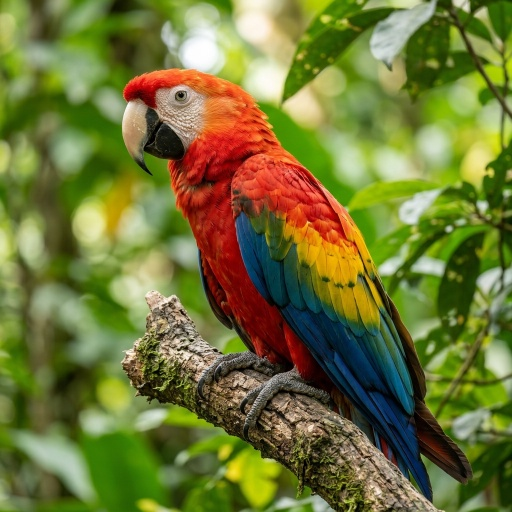
#> input picture public/sukam/image.jpg, 512 x 512 px
$ python correlation_convolution.py
#> lines starting #> are read from the running program, lines starting #| are printed output that depends on the picture
# Question 15: Spatial Correlation and Convolution
import cv2
import numpy as np
import matplotlib.pyplot as plt

img = cv2.imread('image.jpg', 0)
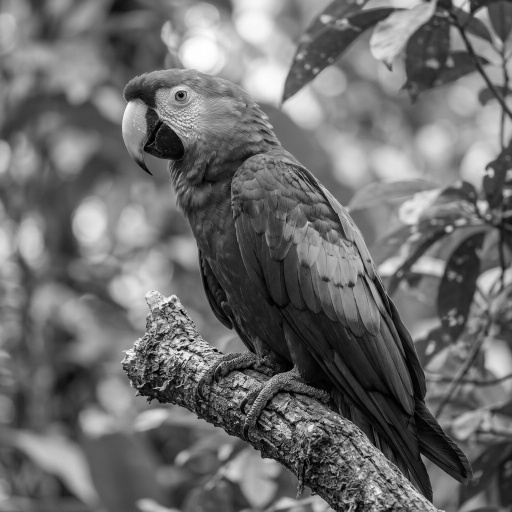
#> img: shape (512, 512); min 0, max 255, mean 109.1
# Asymmetric kernel to distinguish correlation from convolution
kernel = np.array([[1, 2, 3], [0, 0, 0], [-1, -2, -3]], dtype=np.float32)

corr = cv2.filter2D(img, -1, kernel)               # Correlation (unflipped)
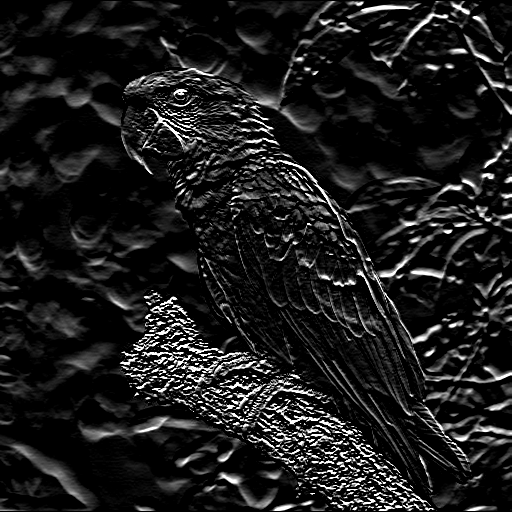
#> corr: shape (512, 512); min 0, max 255, mean 28.3
conv = cv2.filter2D(img, -1, np.flip(kernel))     # Convolution (180-degree flipped)
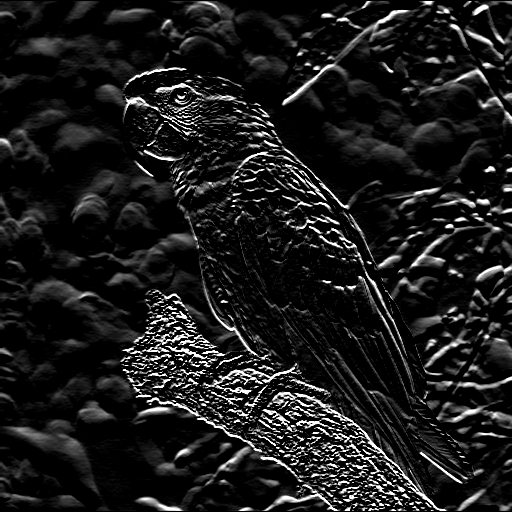
#> conv: shape (512, 512); min 0, max 255, mean 27.6

plt.subplot(1, 2, 1), plt.imshow(corr, cmap='gray'), plt.title('Correlation'), plt.axis('off')
plt.subplot(1, 2, 2), plt.imshow(conv, cmap='gray'), plt.title('Convolution'), plt.axis('off')
plt.show()
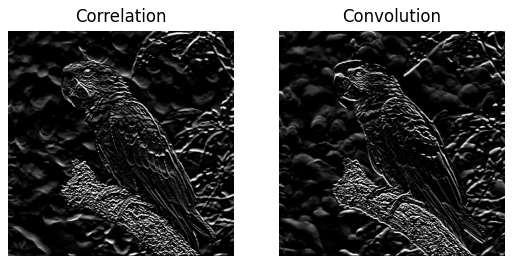
#> figure drawn by matplotlib, 2 panels

# Output: Demonstrates spatial correlation and convolution using flipped kernel

$ run again, with public/sukam/reference.jpg copied over public/sukam/image.jpg
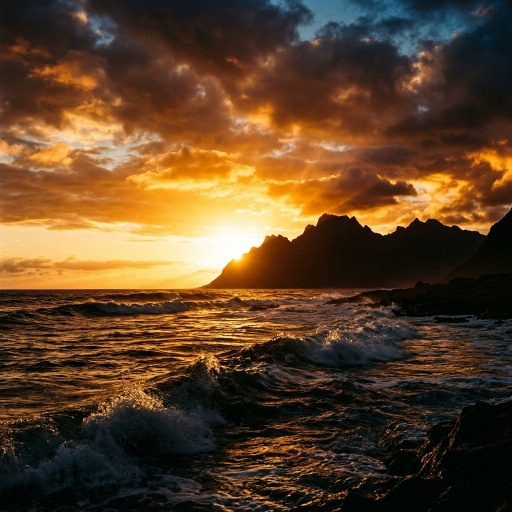
#> input picture public/sukam/reference.jpg, 512 x 512 px
#> `conv = cv2.filter2D(img, -1, np.flip(kernel))`:
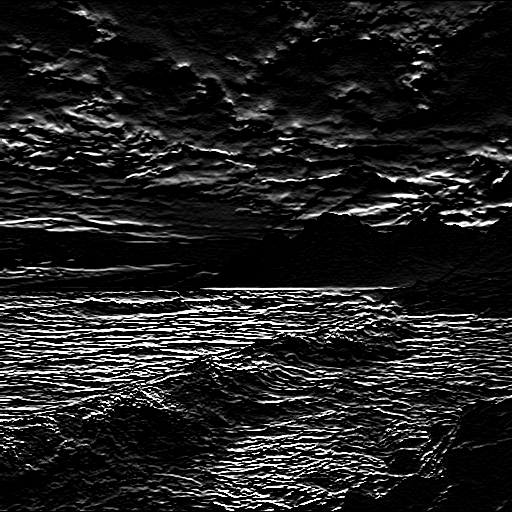
#> conv: shape (512, 512); min 0, max 255, mean 33.1
#> `plt.show()`:
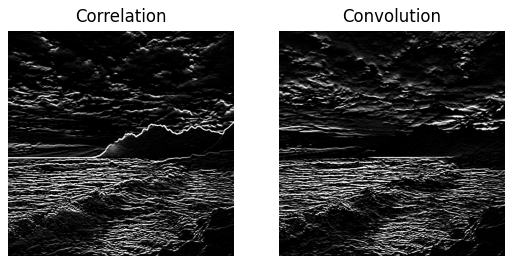
#> figure drawn by matplotlib, 2 panels
